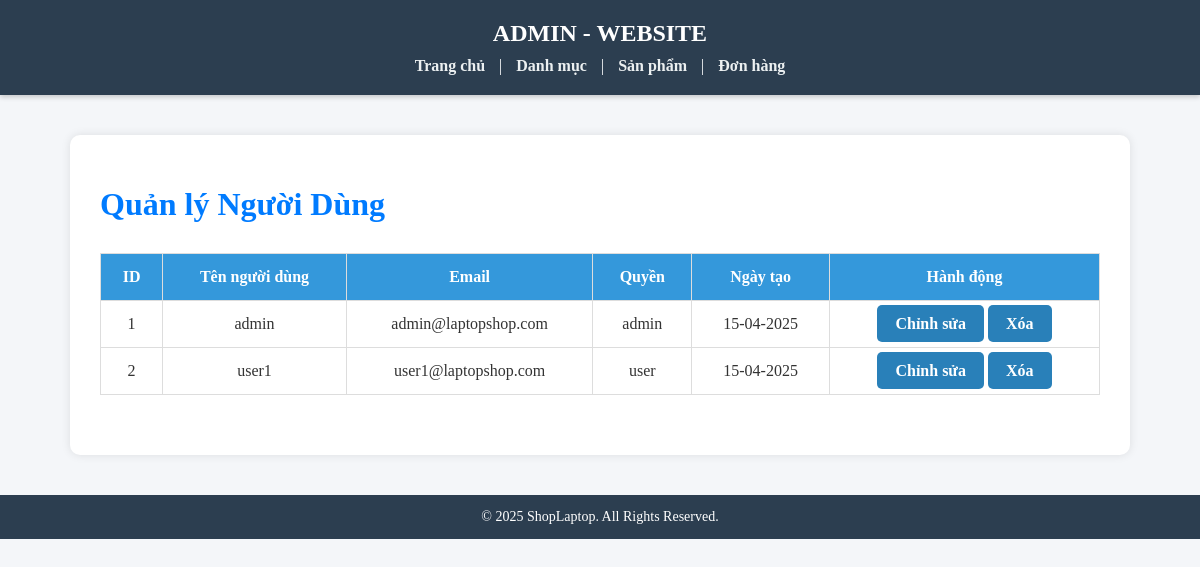
/pages/admin/manage_users.php, run on an earlier commit of the app's database.
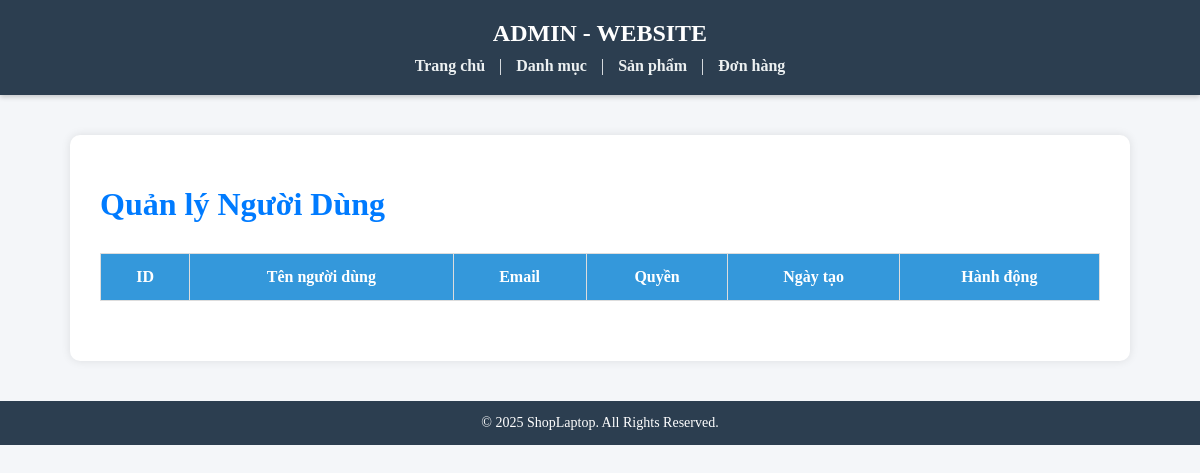
And on a later commit of the database.
### tables this page shows
CREATE TABLE users (
    id INT AUTO_INCREMENT PRIMARY KEY,
    username VARCHAR(255) UNIQUE NOT NULL,
    password VARCHAR(255) NOT NULL,
    email VARCHAR(255) NOT NULL,
    role ENUM('user', 'admin') DEFAULT 'user',
    created_at TIMESTAMP DEFAULT CURRENT_TIMESTAMP
);

### pages/admin/manage_users.php (the view, shortened to what this page needs)
<?php
include '../../pages/components/admin_header.php';
global $conn;
$sql = "SELECT id, username, email, role, created_at FROM users";
$result = $conn->query($sql);
?>
<div class="admin-container">
    <h1>Quản lý Người Dùng</h1>
    <table class="table">
        <thead>
        <tr>
            <th>ID</th>
            <th>Tên người dùng</th>
            <th>Email</th>
            <th>Quyền</th>
            <th>Ngày tạo</th>
            <th>Hành động</th>
        </tr>
        </thead>
        <tbody>
        <?php while ($user = $result->fetch_assoc()): ?>
            <tr>
                <td><?= $user['id'] ?></td>
                <td><?= htmlspecialchars($user['username']) ?></td>
                <td><?= htmlspecialchars($user['email']) ?></td>
                <td><?= htmlspecialchars($user['role']) ?></td>
                <td><?= date('d-m-Y', strtotime($user['created_at'])) ?></td>
                <td>
                    <a href="edit_user.php?id=<?= $user['id'] ?>" class="btn btn-edit">Chỉnh sửa</a>
                    <a href="delete_user.php?id=<?= $user['id'] ?>" class="btn btn-delete" onclick="return confirm('Bạn chắc chắn muốn xóa người dùng này?')">Xóa</a>
                </td>
            </tr>
        <?php endwhile; ?>
        </tbody>
    </table>
</div>
<?php
include '../../pages/components/admin_footer.php';
?>

### pages/components/admin_header.php
<link rel="stylesheet" href="../../assets/css/admin.css">
<header>
    <h2>ADMIN - WEBSITE</h2>
        <nav>
            <a href="../../pages/admin/dashboard.php">Trang chủ</a> |
            <a href="../../pages/admin/manage_categories.php">Danh mục</a> |
            <a href="../../pages/admin/manage_products.php?act=sanpham">Sản phẩm</a> |
            <a href="../../pages/admin/manage_orders.php?act=tracuudonhang">Đơn hàng</a>
        </nav>
</header>

### pages/components/admin_footer.php
<footer>
    &copy; 2025 ShopLaptop. All Rights Reserved.
</footer>

### assets/css/admin.css (style rules this page uses)
header { background-color: #2c3e50; padding: 20px; text-align: center; color: #fff; box-shadow: 0 2px 5px rgba(0, 0, 0, 0.2); }
header h2 { margin: 0 0 10px; }
nav a { color: #ecf0f1; text-decoration: none; margin: 0 10px; font-weight: bold; }
.admin-container, .container { max-width: 1000px; margin: 40px auto; background-color: #fff; padding: 30px; border-radius: 10px; box-shadow: 0 0 10px rgba(0, 0, 0, 0.1); }
h1 { margin-bottom: 30px; color: #007bff; }
table { width: 100%; border-collapse: collapse; margin-bottom: 30px; }
table th, table td { padding: 14px; border: 1px solid #ddd; text-align: center; }
table th { background-color: #3498db; color: white; }
footer { background-color: #2c3e50; color: white; text-align: center; padding: 14px 0; font-size: 14px; flex: 1; }
.btn, button, input[type="submit"] { background-color: #2980b9; color: white; padding: 10px 18px; border: none; border-radius: 5px; text-decoration: none; font-weight: bold; cursor: pointer; transition: background-color 0.3s ease; }

What changed in the data, as far as the page shows it:
removed users: id "1", username "admin", email "admin@laptopshop.com", role "admin", created_at "15-04-2025"
removed users: id "2", username "user1", email "user1@laptopshop.com", role "user", created_at "15-04-2025"
